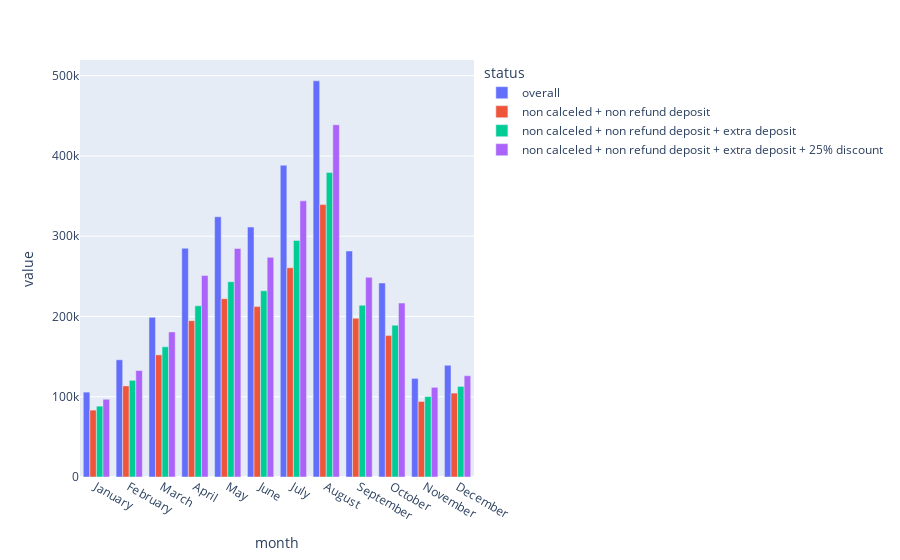

Notebook source saved alongside this figure:
### Code cell
px.bar(porownanie_3, x = 'month', y = ['cena_calkowita'], color='status', barmode='group')

### Figure 1 — Plotly figure (JSON) as saved in the notebook; plotly's stock layout.template omitted (floating-point values rounded to 4 significant figures)
{"data": [{"alignmentgroup": "True", "hovertemplate": "status=overall<br>month=%{x}<br>value=%{y}<extra></extra>", "legendgroup": "overall", "marker": {"color": "#636efa", "pattern": {"shape": ""}}, "name": "overall", "offsetgroup": "overall", "orientation": "v", "showlegend": true, "textposition": "auto", "type": "bar", "x": ["January", "February", "March", "April", "May", "June", "July", "August", "September", "October", "November", "December"], "xaxis": "x", "y": [105700.0, 146000.0, 198900.0, 285000.0, 324200.0, 311400.0, 388500.0, 493600.0, 281500.0, 241700.0, 122900.0, 139200.0], "yaxis": "y"}, {"alignmentgroup": "True", "hovertemplate": "status=non calceled + non refund deposit<br>month=%{x}<br>value=%{y}<extra></extra>", "legendgroup": "non calceled + non refund deposit", "marker": {"color": "#EF553B", "pattern": {"shape": ""}}, "name": "non calceled + non refund deposit", "offsetgroup": "non calceled + non refund deposit", "orientation": "v", "showlegend": true, "textposition": "auto", "type": "bar", "x": ["January", "February", "March", "April", "May", "June", "July", "August", "September", "October", "November", "December"], "xaxis": "x", "y": [83340.0, 113500.0, 152200.0, 194800.0, 222200.0, 212300.0, 260700.0, 339400.0, 197700.0, 176200.0, 94140.0, 104500.0], "yaxis": "y"}, {"alignmentgroup": "True", "hovertemplate": "status=non calceled + non refund deposit + extra deposit<br>month=%{x}<br>value=%{y}<extra></extra>", "legendgroup": "non calceled + non refund deposit + extra deposit", "marker": {"color": "#00cc96", "pattern": {"shape": ""}}, "name": "non calceled + non refund deposit + extra deposit", "offsetgroup": "non calceled + non refund deposit + extra deposit", "orientation": "v", "showlegend": true, "textposition": "auto", "type": "bar", "x": ["January", "February", "March", "April", "May", "June", "July", "August", "September", "October", "November", "December"], "xaxis": "x", "y": [88290.0, 120400.0, 162100.0, 213300.0, 243300.0, 232000.0, 294800.0, 379300.0, 214000.0, 189200.0, 100200.0, 112900.0], "yaxis": "y"}, {"alignmentgroup": "True", "hovertemplate": "status=non calceled + non refund deposit + extra deposit + 25% discount<br>month=%{x}<br>value=%{y}<extra></extra>", "legendgroup": "non calceled + non refund deposit + extra deposit + 25% discount", "marker": {"color": "#ab63fa", "pattern": {"shape": ""}}, "name": "non calceled + non refund deposit + extra deposit + 25% discount", "offsetgroup": "non calceled + non refund deposit + extra deposit + 25% discount", "orientation": "v", "showlegend": true, "textposition": "auto", "type": "bar", "x": ["January", "February", "March", "April", "May", "June", "July", "August", "September", "October", "November", "December"], "xaxis": "x", "y": [96880.0, 132700.0, 180800.0, 250900.0, 284700.0, 273600.0, 344100.0, 438800.0, 248800.0, 216700.0, 111700.0, 126200.0], "yaxis": "y"}], "layout": {"barmode": "group", "legend": {"title": {"text": "status"}, "tracegroupgap": 0}, "margin": {"t": 60}, "xaxis": {"anchor": "y", "domain": [0, 1], "title": {"text": "month"}}, "yaxis": {"anchor": "x", "domain": [0, 1], "title": {"text": "value"}}}}
